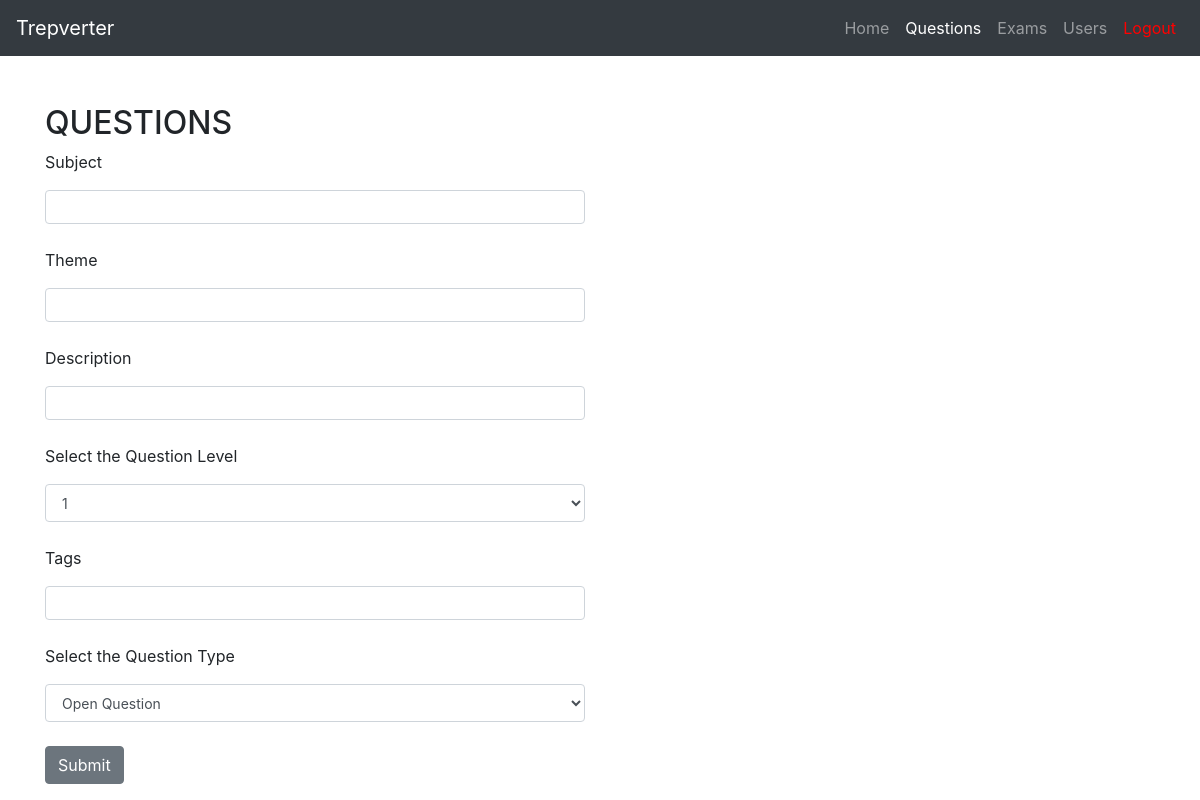
/questions/13 (signed in), run on an earlier commit of the app's database.
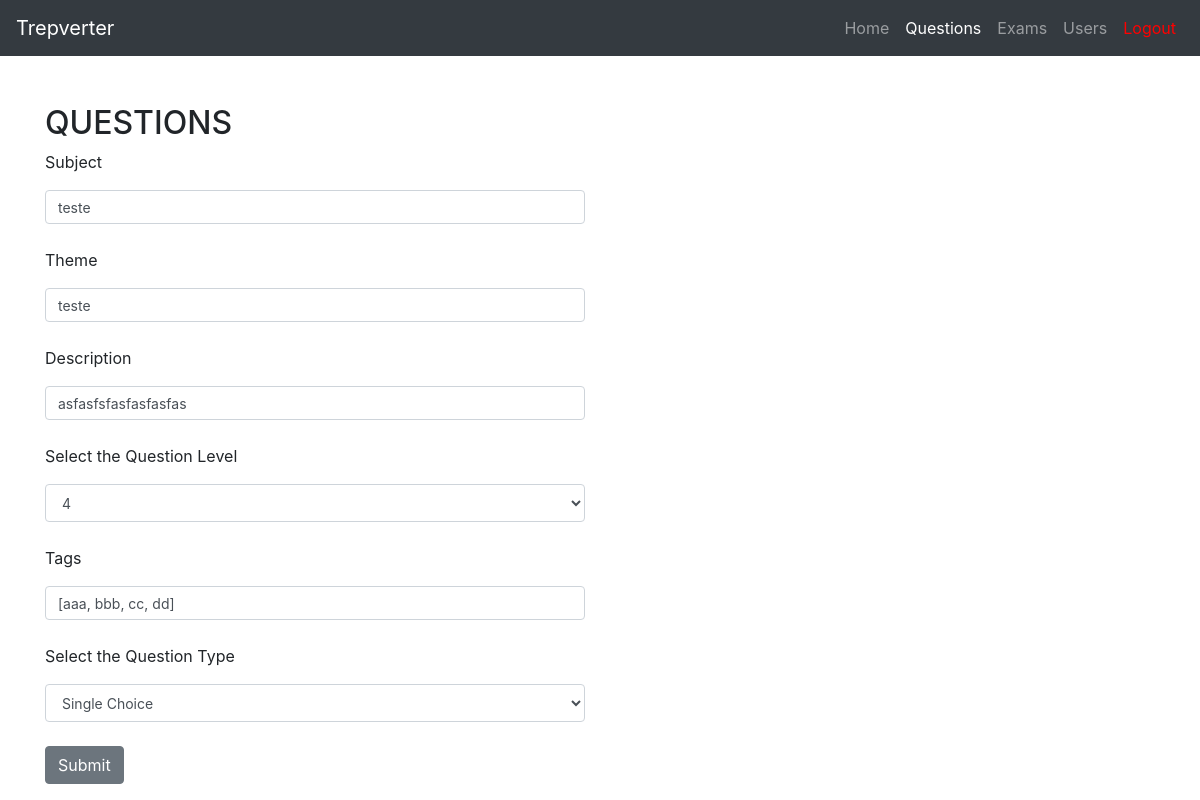
And on a later commit of the database.
### tables this page shows
CREATE TABLE questions (
	id INTEGER NOT NULL, 
	subject VARCHAR(64) NOT NULL, 
	theme VARCHAR(64) NOT NULL, 
	description VARCHAR NOT NULL, 
	level VARCHAR NOT NULL, 
	answer_type VARCHAR(20) NOT NULL, 
	creation_date DATE NOT NULL, 
	user_id INTEGER, 
	PRIMARY KEY (id), 
	FOREIGN KEY(user_id) REFERENCES users (id)
);

### views/main.py (the view)
@main.route('/questions/<int:question_id>', methods=['GET', 'POST'])
@login_required
@admin_teacher_login_required()
def edit_questions(question_id):
    from models.entities import Question
    from forms import QuestionForm
    question = Question.show_one(question_id)
    form = QuestionForm(obj=question)
    if form.validate_on_submit():
        from models.auth import auth_edit_question
        return auth_edit_question(question)
    return render_template('edit_questions.html', form=form, question_id=question_id)

### app.py (called while the page is built)
@login_manager.user_loader
def load_user(user_id):
    from models.entities import User
    return User.query.get(int(user_id))

### login_required.py (called while the page is built)
def admin_teacher_login_required():
    def decorator(view_func):
        from functools import wraps
        @wraps(view_func)
        def wrapper(*args, **kwargs):
            from flask_login import current_user
            if current_user.is_authenticated and str(current_user.role) == 'Admin' or str(current_user.role) == 'Teacher':
                return view_func(*args, **kwargs)
            else:
                flash("You don't have permission to access this page")
                return redirect(url_for('main.index'))
        return wrapper
    return decorator

### models/entities.py (called while the page is built)
    def __repr__(self):
        return f'{self.name}'

    @staticmethod
    def show_one(question_id):
        return Question.query.get(int(question_id))

    def __repr__(self):
        return f'{self.tag_name}'

### templates/edit_questions.html (shortened to what this page needs)
{% import "bootstrap/wtf.html" as wtf %}
<!DOCTYPE html>
<html lang="en">
<head>
  <link rel="stylesheet" href="https://maxcdn.bootstrapcdn.com/bootstrap/4.0.0/css/bootstrap.min.css">
</head>
<body>
  <nav class="navbar navbar-expand-lg navbar-dark bg-dark">
    <a class="navbar-brand" href="#">Trepverter</a>
    <div class="collapse navbar-collapse" id="navbarNav">
      <ul class="navbar-nav ml-auto">
        <li class="nav-item">
          <a class="nav-link" href="{{url_for('main.index')}}">Home</a>
        </li>
        <li class="nav-item active">
            <a class="nav-link" href="{{url_for('main.questions')}}">Questions</a>
          </li>
        <li class="nav-item">
          <a class="nav-link" href="{{url_for('main.exams')}}">Exams</a>
        </li>
        <li class="nav-item">
            <a class="nav-link" href="{{url_for('main.users')}}">Users</a>
          </li>
        <li class="nav-item">
          <a class="nav-link" style = "color: red" href="{{url_for('auth.logout')}}">Logout</a>
        </li>
      </ul>
    </div>
  </nav>
  <div class="container mt-5">
    <div class="row">
      <div class="col-md-6">
        <h2>QUESTIONS</h2>
          <form method="POST" action="{{ url_for('main.edit_questions', question_id=question_id) }}">
            <div>
              <label>{{ form.subject.label }}</label>
              {{ form.subject(class_='form-control') }}
            </div>
            <br>
            <div>
              <label>{{ form.theme.label }}</label>
              {{ form.theme(class_='form-control') }}
            </div>
            <br>
            <div>
              <label>{{ form.description.label }}</label>
              {{ form.description(class_='form-control') }}
            </div>
            <br>
            <div>
              <label>{{ form.level.label }}</label>
              {{ form.level(class_='form-control') }}
            </div>
            <br>
            <div>
              <label>{{ form.tags.label }}</label>
              {{ form.tags(class_='form-control') }}
            </div>
            <br>
            <div>
              <label>{{ form.answer_type.label }}</label>
              {{ form.answer_type(class_='form-control') }}
            </div>
            <br>
            <div>
              {{ form.submit(class='btn btn-secondary')}}
            </div>
        </form>

What changed in the data, as far as the page shows it:
added questions: subject "teste", theme "teste", description "asfasfsfasfasfasfas", level "4", answer_type "Single Choice"
Also different on the page:
form field tags: (not shown) → "[aaa, bbb, cc, dd]"
form field level: "1" → (not shown)
form field answer_type: "Open Question" → (not shown)
